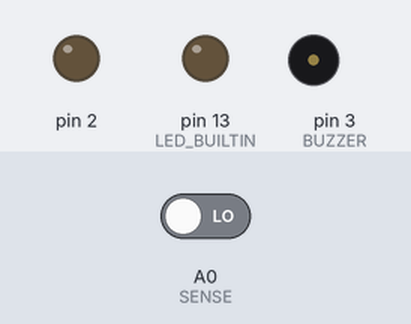
A sketch run on a simulated Arduino Uno, built with avr-gcc and run on an emulated ATmega328P. Shown: output pins drawn as LEDs (lit = HIGH), buzzer (waves = sounding). Inputs (shaded band) come from the test bench; at power-on: A0 (SENSE) LOW.

Above: at 1.2 s.
1.3 s: A0 (SENSE) driven HIGH
At 3.7 s:
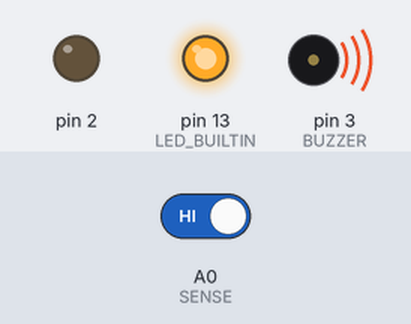
At 5.1 s:
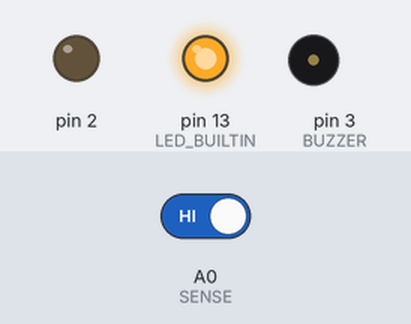
Timing chart, 0 to 10.3 s (numbered marks = the images above; inputs shaded):
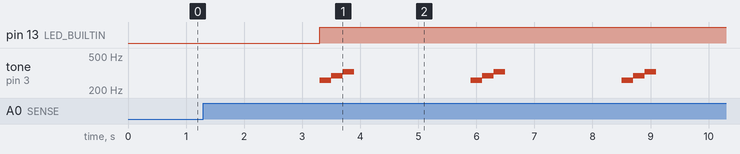

The sketch:

antisleep.ino
```cpp
#define SENSE A0 // IR Sensor
#define BUZZER 3   // Buzzer connected to digital pin 3

void setup()
{
    pinMode(SENSE, INPUT);
    pinMode(2, OUTPUT);
    pinMode(LED_BUILTIN, OUTPUT); // 13+
    pinMode(BUZZER, OUTPUT);
}

void loop()
{
    if(digitalRead(SENSE))
    {
        delay(2000);
        if (digitalRead(SENSE)) // Check if sensor is still HIGH after delay
        {
            digitalWrite(LED_BUILTIN, HIGH);
            pinMode(2, HIGH);
            playMelody();
        }
        else
        {
            digitalWrite(LED_BUILTIN, LOW);
            pinMode(2, LOW);
        }
    }
    else
    {
        digitalWrite(LED_BUILTIN, LOW);
        pinMode(2, LOW);
    }
}

void playMelody()
{
    // Play a simple melody on the buzzer when LED is on
    tone(BUZZER, 261, 200);  // Play middle C for 200ms
    delay(200);
    tone(BUZZER, 293, 200);  // Play D for 200ms
    delay(200);
    tone(BUZZER, 329, 200);  // Play E for 200ms
    delay(200);
    noTone(BUZZER);           // Stop playing the melody
}
```

Measured:
- after the input at 1.3 s, pin 13 (LED_BUILTIN): LOW → HIGH after 2.0 s; tone on pin 3 (BUZZER): silent → 261 Hz after 2.0 s, then repeats every 2.6 s: 293 Hz 0.20 s, 329 Hz 0.20 s, silent 2.0 s, 261 Hz 0.20 s
